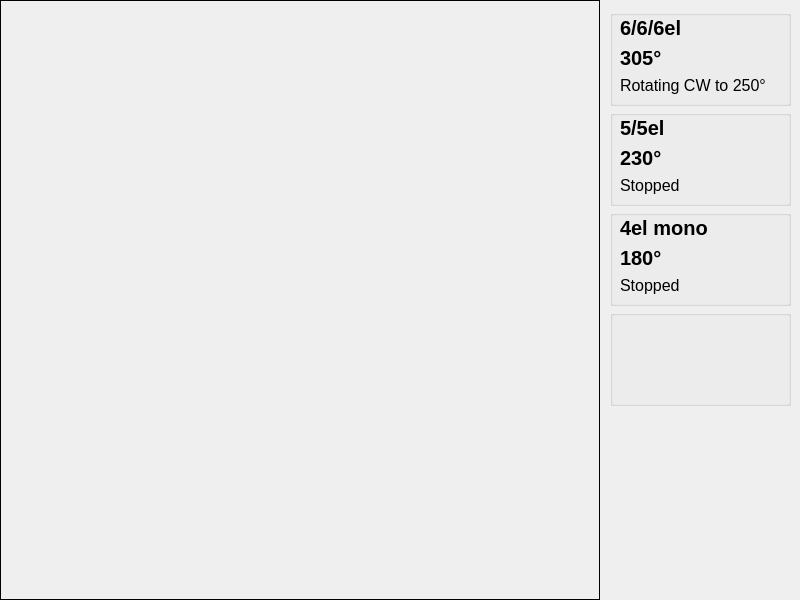
<?xml version="1.0" encoding="UTF-8"?>
<ui version="4.0">
 <class>Dialog</class>
 <widget class="QDialog" name="Dialog">
  <property name="windowModality">
   <enum>Qt::NonModal</enum>
  </property>
  <property name="geometry">
   <rect>
    <x>0</x>
    <y>0</y>
    <width>800</width>
    <height>600</height>
   </rect>
  </property>
  <property name="sizePolicy">
   <sizepolicy hsizetype="Fixed" vsizetype="Fixed">
    <horstretch>0</horstretch>
    <verstretch>0</verstretch>
   </sizepolicy>
  </property>
  <property name="windowTitle">
   <string>Rotators</string>
  </property>
  <widget class="QLabel" name="imageLabel">
   <property name="geometry">
    <rect>
     <x>0</x>
     <y>0</y>
     <width>600</width>
     <height>600</height>
    </rect>
   </property>
   <property name="sizePolicy">
    <sizepolicy hsizetype="Fixed" vsizetype="Fixed">
     <horstretch>0</horstretch>
     <verstretch>0</verstretch>
    </sizepolicy>
   </property>
   <property name="font">
    <font>
     <pointsize>8</pointsize>
     <stylestrategy>PreferDefault</stylestrategy>
    </font>
   </property>
   <property name="styleSheet">
    <string notr="true"/>
   </property>
   <property name="frameShape">
    <enum>QFrame::Box</enum>
   </property>
   <property name="lineWidth">
    <number>1</number>
   </property>
   <property name="text">
    <string/>
   </property>
   <property name="scaledContents">
    <bool>false</bool>
   </property>
   <property name="alignment">
    <set>Qt::AlignLeading|Qt::AlignLeft|Qt::AlignTop</set>
   </property>
   <property name="indent">
    <number>0</number>
   </property>
  </widget>
  <widget class="QGroupBox" name="groupBoxAnt1">
   <property name="geometry">
    <rect>
     <x>610</x>
     <y>10</y>
     <width>181</width>
     <height>96</height>
    </rect>
   </property>
   <property name="font">
    <font>
     <pointsize>12</pointsize>
     <weight>50</weight>
     <bold>false</bold>
    </font>
   </property>
   <property name="autoFillBackground">
    <bool>true</bool>
   </property>
   <property name="title">
    <string/>
   </property>
   <widget class="QLabel" name="labelAnt1Dir">
    <property name="geometry">
     <rect>
      <x>10</x>
      <y>40</y>
      <width>86</width>
      <height>16</height>
     </rect>
    </property>
    <property name="font">
     <font>
      <pointsize>15</pointsize>
      <weight>75</weight>
      <bold>true</bold>
     </font>
    </property>
    <property name="text">
     <string>305°</string>
    </property>
   </widget>
   <widget class="QLabel" name="labelAnt1Title">
    <property name="geometry">
     <rect>
      <x>10</x>
      <y>10</y>
      <width>161</width>
      <height>16</height>
     </rect>
    </property>
    <property name="font">
     <font>
      <pointsize>15</pointsize>
      <weight>75</weight>
      <bold>true</bold>
     </font>
    </property>
    <property name="text">
     <string>6/6/6el</string>
    </property>
   </widget>
   <widget class="QLabel" name="labelAnt1Status">
    <property name="geometry">
     <rect>
      <x>10</x>
      <y>65</y>
      <width>156</width>
      <height>21</height>
     </rect>
    </property>
    <property name="font">
     <font>
      <pointsize>12</pointsize>
     </font>
    </property>
    <property name="text">
     <string>Rotating CW to 250°</string>
    </property>
   </widget>
  </widget>
  <widget class="QGroupBox" name="groupBoxAnt2">
   <property name="geometry">
    <rect>
     <x>610</x>
     <y>110</y>
     <width>181</width>
     <height>96</height>
    </rect>
   </property>
   <property name="font">
    <font>
     <pointsize>12</pointsize>
     <weight>50</weight>
     <bold>false</bold>
    </font>
   </property>
   <property name="autoFillBackground">
    <bool>true</bool>
   </property>
   <property name="title">
    <string/>
   </property>
   <widget class="QLabel" name="labelAnt2Dir">
    <property name="geometry">
     <rect>
      <x>10</x>
      <y>40</y>
      <width>86</width>
      <height>16</height>
     </rect>
    </property>
    <property name="font">
     <font>
      <pointsize>15</pointsize>
      <weight>75</weight>
      <bold>true</bold>
     </font>
    </property>
    <property name="text">
     <string>230°</string>
    </property>
   </widget>
   <widget class="QLabel" name="labelAnt2Title">
    <property name="geometry">
     <rect>
      <x>10</x>
      <y>10</y>
      <width>161</width>
      <height>16</height>
     </rect>
    </property>
    <property name="font">
     <font>
      <pointsize>15</pointsize>
      <weight>75</weight>
      <bold>true</bold>
     </font>
    </property>
    <property name="text">
     <string>5/5el</string>
    </property>
   </widget>
   <widget class="QLabel" name="labelAnt2Status">
    <property name="geometry">
     <rect>
      <x>10</x>
      <y>65</y>
      <width>156</width>
      <height>21</height>
     </rect>
    </property>
    <property name="font">
     <font>
      <pointsize>12</pointsize>
     </font>
    </property>
    <property name="text">
     <string>Stopped</string>
    </property>
   </widget>
  </widget>
  <widget class="QGroupBox" name="groupBoxAnt3">
   <property name="geometry">
    <rect>
     <x>610</x>
     <y>210</y>
     <width>181</width>
     <height>96</height>
    </rect>
   </property>
   <property name="font">
    <font>
     <pointsize>12</pointsize>
     <weight>50</weight>
     <bold>false</bold>
    </font>
   </property>
   <property name="autoFillBackground">
    <bool>true</bool>
   </property>
   <property name="title">
    <string/>
   </property>
   <widget class="QLabel" name="labelAnt3Dir">
    <property name="geometry">
     <rect>
      <x>10</x>
      <y>40</y>
      <width>86</width>
      <height>16</height>
     </rect>
    </property>
    <property name="font">
     <font>
      <pointsize>15</pointsize>
      <weight>75</weight>
      <bold>true</bold>
     </font>
    </property>
    <property name="text">
     <string>180°</string>
    </property>
   </widget>
   <widget class="QLabel" name="labelAnt3Title">
    <property name="geometry">
     <rect>
      <x>10</x>
      <y>10</y>
      <width>156</width>
      <height>16</height>
     </rect>
    </property>
    <property name="font">
     <font>
      <pointsize>15</pointsize>
      <weight>75</weight>
      <bold>true</bold>
     </font>
    </property>
    <property name="text">
     <string>4el mono</string>
    </property>
   </widget>
   <widget class="QLabel" name="labelAnt3Status">
    <property name="geometry">
     <rect>
      <x>10</x>
      <y>65</y>
      <width>156</width>
      <height>21</height>
     </rect>
    </property>
    <property name="font">
     <font>
      <pointsize>12</pointsize>
     </font>
    </property>
    <property name="text">
     <string>Stopped</string>
    </property>
   </widget>
  </widget>
  <widget class="QGroupBox" name="groupBoxAnt3_2">
   <property name="geometry">
    <rect>
     <x>610</x>
     <y>310</y>
     <width>181</width>
     <height>96</height>
    </rect>
   </property>
   <property name="font">
    <font>
     <pointsize>12</pointsize>
     <weight>50</weight>
     <bold>false</bold>
    </font>
   </property>
   <property name="autoFillBackground">
    <bool>true</bool>
   </property>
   <property name="title">
    <string/>
   </property>
   <widget class="QLabel" name="labelAnt3Dir_2">
    <property name="geometry">
     <rect>
      <x>10</x>
      <y>40</y>
      <width>86</width>
      <height>16</height>
     </rect>
    </property>
    <property name="font">
     <font>
      <pointsize>15</pointsize>
      <weight>75</weight>
      <bold>true</bold>
     </font>
    </property>
    <property name="text">
     <string/>
    </property>
   </widget>
   <widget class="QLabel" name="labelAnt3Title_2">
    <property name="geometry">
     <rect>
      <x>10</x>
      <y>10</y>
      <width>156</width>
      <height>16</height>
     </rect>
    </property>
    <property name="font">
     <font>
      <pointsize>15</pointsize>
      <weight>75</weight>
      <bold>true</bold>
     </font>
    </property>
    <property name="text">
     <string/>
    </property>
   </widget>
   <widget class="QLabel" name="labelAnt3Status_2">
    <property name="geometry">
     <rect>
      <x>10</x>
      <y>65</y>
      <width>156</width>
      <height>21</height>
     </rect>
    </property>
    <property name="font">
     <font>
      <pointsize>12</pointsize>
     </font>
    </property>
    <property name="text">
     <string/>
    </property>
   </widget>
  </widget>
 </widget>
 <resources/>
 <connections/>
 <designerdata>
  <property name="gridDeltaX">
   <number>5</number>
  </property>
  <property name="gridDeltaY">
   <number>5</number>
  </property>
  <property name="gridSnapX">
   <bool>true</bool>
  </property>
  <property name="gridSnapY">
   <bool>true</bool>
  </property>
  <property name="gridVisible">
   <bool>true</bool>
  </property>
 </designerdata>
</ui>
